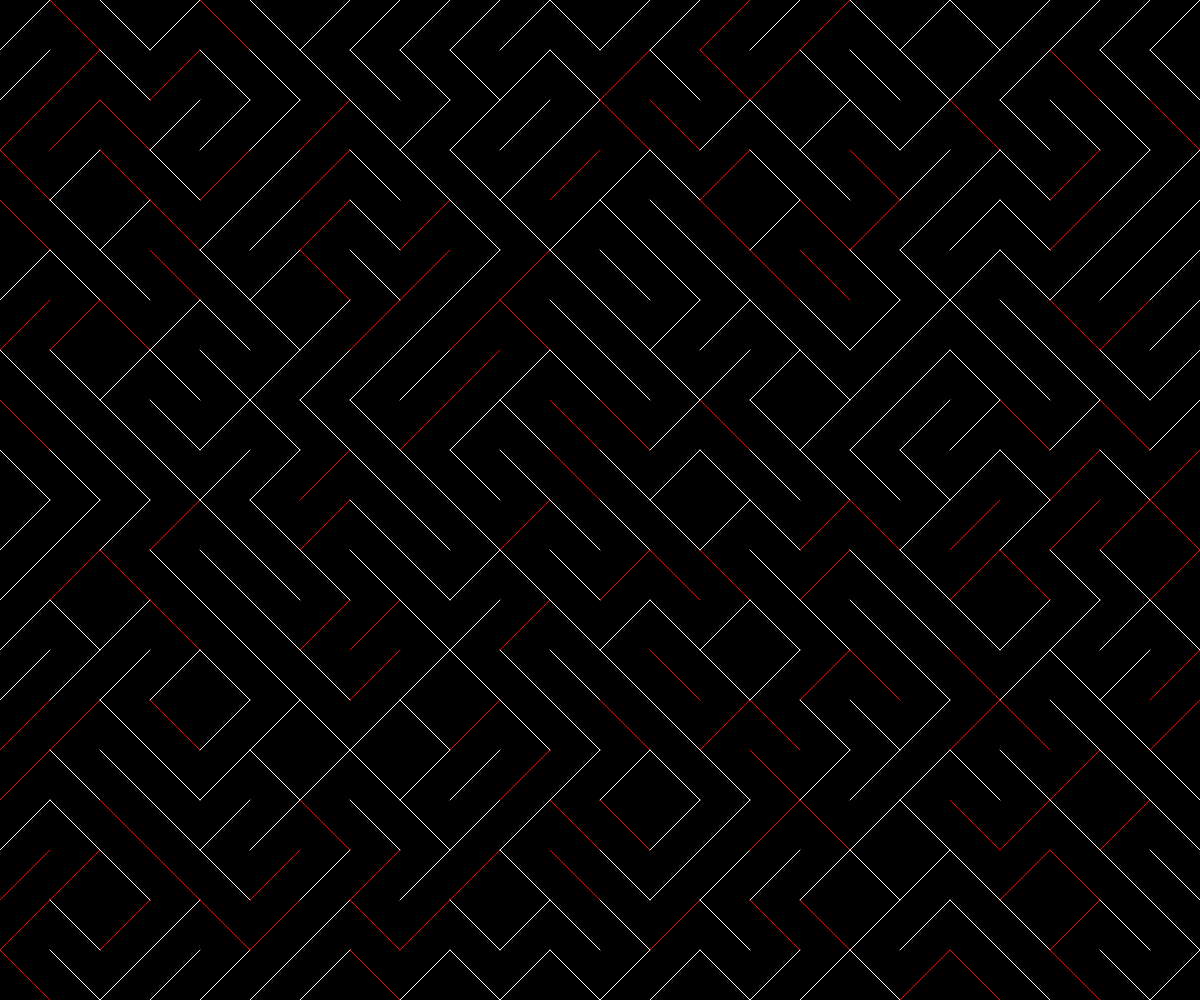
Frame 1 (no input)
Frame 60 (no input): identical to frame 1, image omitted
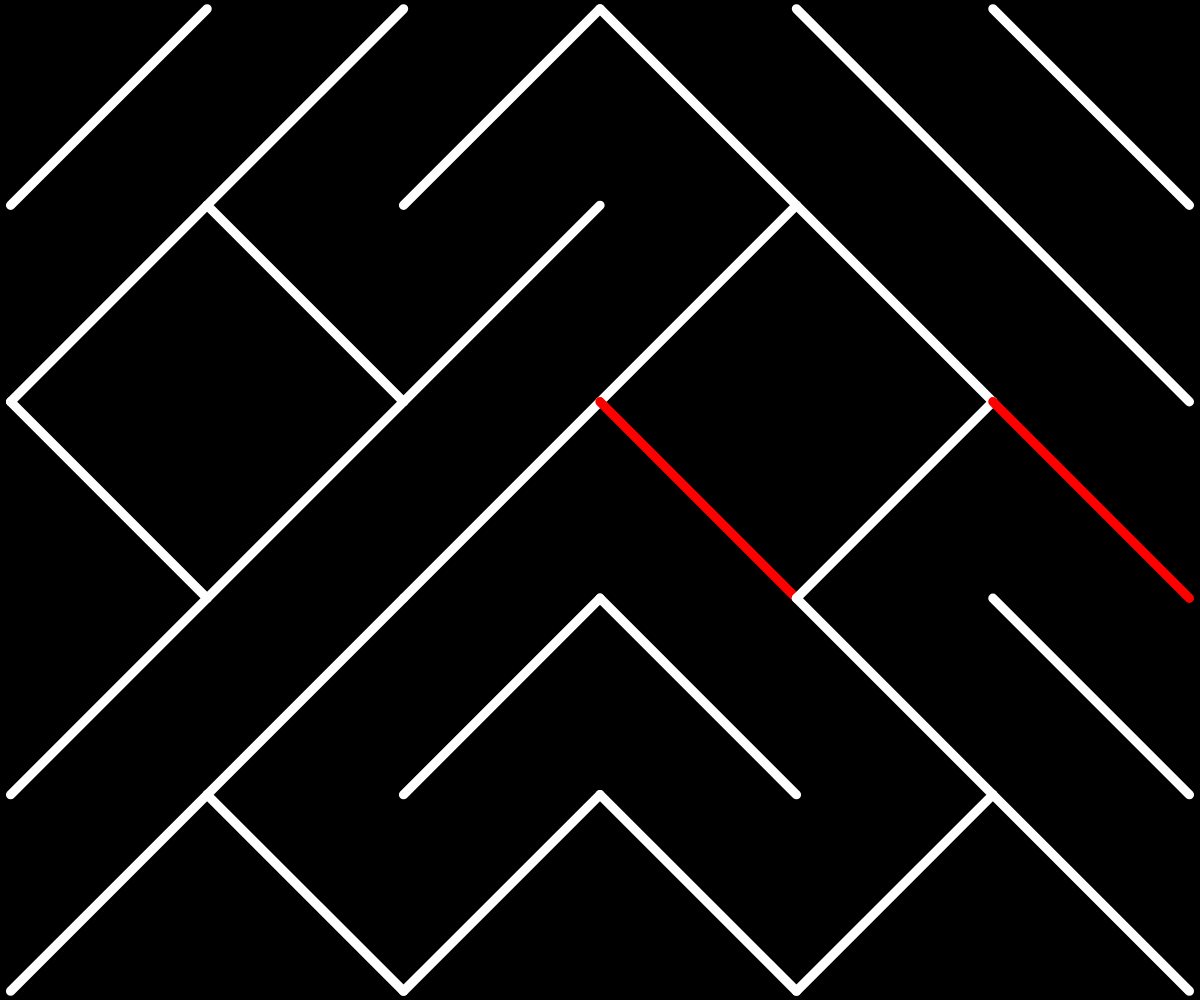
Frame 120 (the mouse pressed at the canvas centre since frame 60)

The p5.js sketch that drew these frames (run headless with seeded random() and noise() and a simulated clock; from frame 60 on, the mouse is pressed at the canvas centre):

// p5.js sketch
// ── sketch.js
let slotSize = 50;
let marginX;
let marginY;
let seed

function setup() {

    createCanvas(windowWidth, windowHeight);
    background(180);

    pixelDensity(1);

    marginX = windowWidth - int((windowWidth / slotSize)) * slotSize;
    marginY = windowHeight - int((windowHeight / slotSize)) * slotSize;

    seed = random(9999)
}


function draw() {
    randomSeed(seed)
    background(0)
    noFill();
    stroke(255)
    for (let i = marginX / 2 + slotSize / 2; i < width - marginX / 2; i += slotSize) {
        for (let j = marginY / 2 + slotSize / 2; j < height - marginY / 2; j += slotSize) {

            if (random(1) > 0.5) {

                if (random(1) > 0.75 ){
                    stroke(255,0,0)
                }
                else {
                    stroke(255)
                }
                line(i - slotSize / 2, j - slotSize / 2, i + slotSize / 2, j + slotSize / 2)
            } else {
                if (random(1) > 0.75 ){
                    stroke(255,0,0)
                }
                else {
                    stroke(255)
                }

                line(i - slotSize / 2, j + slotSize / 2, i + slotSize / 2, j - slotSize / 2)
            }

        }
    }
}

function mousePressed() {
    seed = random(9999)
    slotSize = random(10, 200)
    strokeWeight(random(10))
    marginX = windowWidth - int((windowWidth / slotSize)) * slotSize;
    marginY = windowHeight - int((windowHeight / slotSize)) * slotSize;
}


function windowResized() {
    resizeCanvas(windowWidth, windowHeight);
    marginX = windowWidth - int((windowWidth / slotSize)) * slotSize;
    marginY = windowHeight - int((windowHeight / slotSize)) * slotSize;
}
